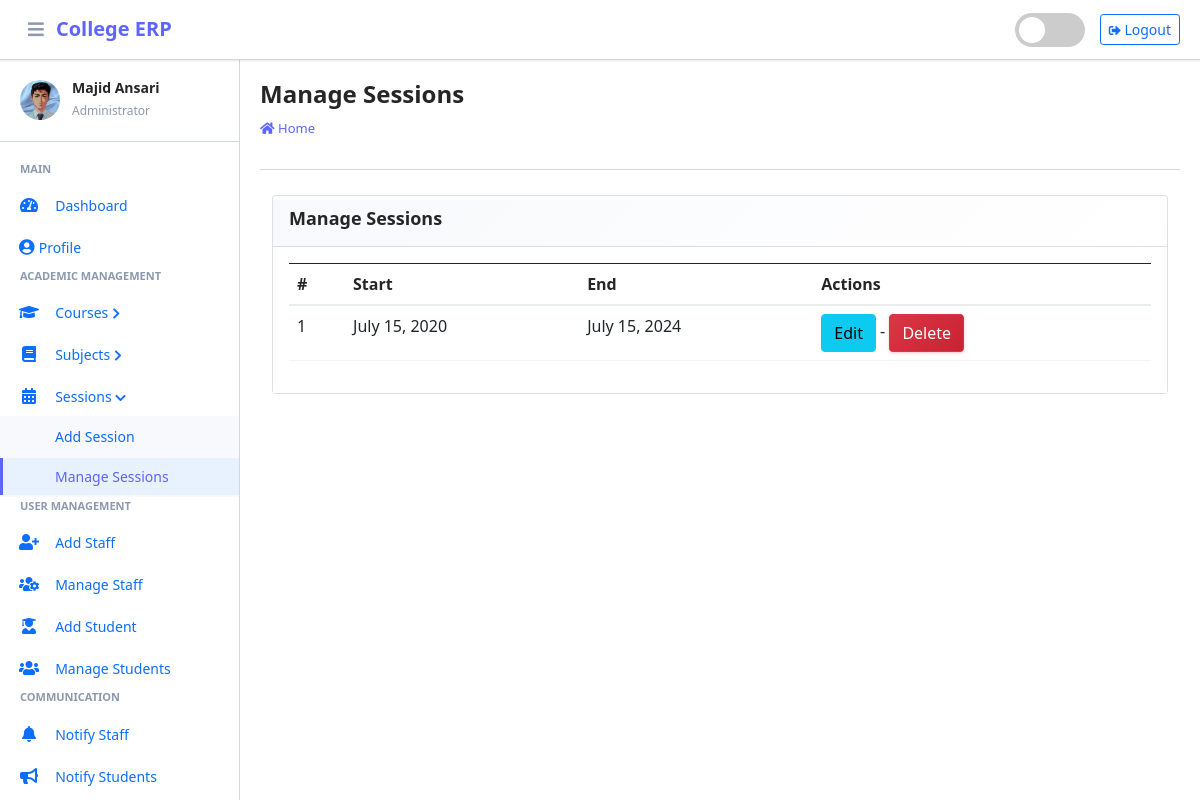
The page /session/manage/ (signed in) on the database as committed earlier.
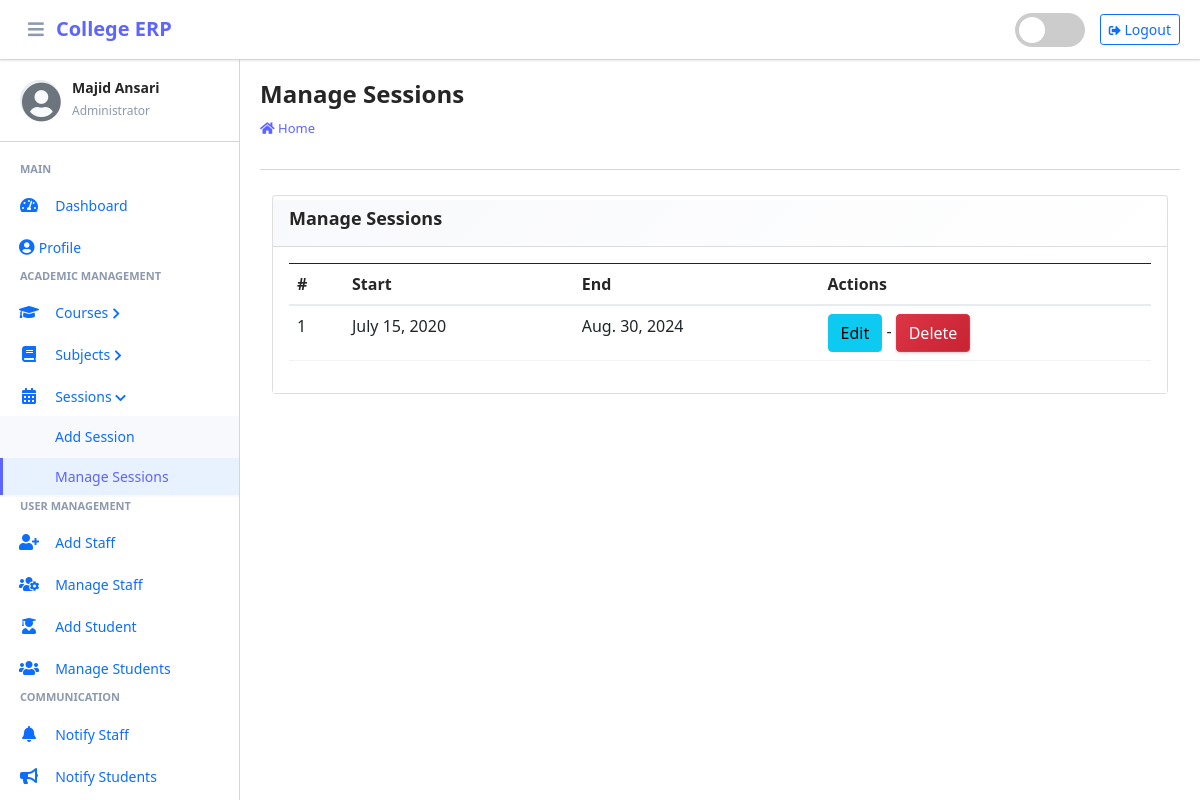
The same page on the database as committed later.
### main_app/models.py (models this page shows, shortened)
class CustomUser(AbstractUser):
    USER_TYPE = ((1, "HOD"), (2, "Staff"), (3, "Student"))
    GENDER = [("M", "Male"), ("F", "Female")]
    username = None  # Removed username, using email instead
    email = models.EmailField(unique=True)
    user_type = models.CharField(default=1, choices=USER_TYPE, max_length=1)
    gender = models.CharField(max_length=1, choices=GENDER)
    profile_pic = models.ImageField()
    address = models.TextField()
    fcm_token = models.TextField(default="")  # For firebase notifications
    created_at = models.DateTimeField(auto_now_add=True)
    updated_at = models.DateTimeField(auto_now=True)
    USERNAME_FIELD = "email"
    REQUIRED_FIELDS = []
    objects = CustomUserManager()

class Session(models.Model):
    start_year = models.DateField()
    end_year = models.DateField()

### main_app/hod_views.py (the view)
# urls.py: path("session/manage/", hod_views.manage_session, name='manage_session'),
def manage_session(request):
    sessions = Session.objects.all()
    context = {'sessions': sessions, 'page_title': 'Manage Sessions'}
    return render(request, "hod_template/manage_session.html", context)

### main_app/templates/hod_template/manage_session.html
{% extends 'main_app/base.html' %}
{% load static %}
{% block page_title %}{{page_title}}{% endblock page_title %}
{% block content %}
<section class="content">
    <div class="container-fluid">
        <div class="row">
            <div class="col-md-12">
                <div class="card">
                    <div class="card-header">
                        <h3 class="card-title">{{page_title}}</h3>
                    </div>
                    <div class="card-body">
                        <table id="example2" class="table table-bordered table-hover">
                            <thead class="thead-dark">
                                <tr>
                                    <th>#</th>
                                    <th>Start</th>
                                    <th>End</th>
                                    <th>Actions</th>
                                </tr>
                            </thead>
                            <tbody>
                                {% for session in sessions %}
                                <tr>
                                    <td>{{ forloop.counter }}</td>
                                    <td>{{session.start_year}}</td>
                                    <td>{{session.end_year}}</td>
                                    <td><a href="{% url 'edit_session' session.id %}" class="btn btn-info">Edit</a> - <a href="{% url 'delete_session' session.id %}" onclick="return confirm('Are you sure you want to delete this ?')" class="btn btn-danger">Delete</a> </td>
                                </tr>
                                {% endfor %}
                            </tbody>
                        </table>
                    </div>
                </div>
            </div>
        </div>
    </div>
</section>
{% endblock content %}

### main_app/templates/main_app/erpnext_sidebar.html (shortened to what the changed rows need)
{% load static %}
<div class="sidebar-header">
    <div class="sidebar-user">
        <img src="{{ request.user.profile_pic}}" alt="User Avatar" class="sidebar-user-avatar" id="sidebar-avatar" onerror="showDefaultAvatar()">
        <i class="fas fa-user-circle sidebar-default-avatar" id="default-avatar" style="display: none;"></i>
        <div class="sidebar-user-info">
            <h6>{{ user.get_full_name|default:user.username }}</h6>
            <small>
                {% if user.user_type == '1' %}
                    Administrator
                {% elif user.user_type == '2' %}
                    Staff Member
                {% else %}
                    Student
                {% endif %}
            </small>
        </div>
    </div>
</div>

Rows that differ between the two databases and show on the page:
changed CustomUser "Majid Ansari": user.profile_pic: picture removed
changed Session: end_year "July 15, 2024" → "Aug. 30, 2024"
